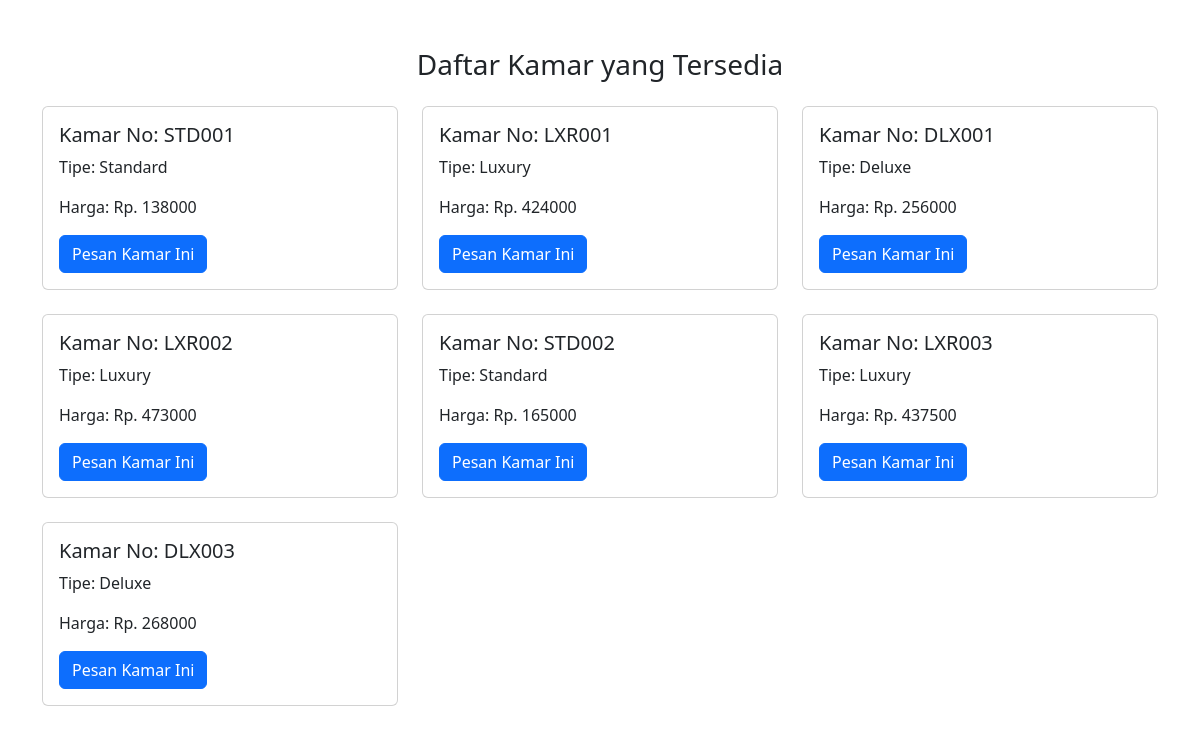
The app's page /user/tampil_kamar.php with its own data.
### tables this page shows
CREATE TABLE `kamar` (
  `id_kamar` int(11) NOT NULL,
  `no_kamar` varchar(25) NOT NULL,
  `tipe_kamar` varchar(25) NOT NULL,
  `harga` int(11) NOT NULL,
  `image` varchar(255) NOT NULL,
  `status` varchar(25) NOT NULL
);

### user/tampil_kamar.php (the view, shortened to what this page needs)
<?php
include '../config.php';
$query = "SELECT * FROM kamar WHERE status = 'Tersedia'";
$result = mysqli_query($conn, $query);
?>
<!DOCTYPE html>
<html>
<head>
    <link href="https://cdn.lineicons.com/4.0/lineicons.css" rel="stylesheet" />
    <link href="https://cdn.jsdelivr.net/npm/bootstrap@5.3.2/dist/css/bootstrap.min.css" rel="stylesheet" />
</head>
<body>
    <div class="container mt-5">
        <h3 class="text-center">Daftar Kamar yang Tersedia</h3>
        <div class="row mt-4">
            <?php while ($row = mysqli_fetch_assoc($result)) { ?>
                <div class="col-md-4">
                    <div class="card mb-4">
                        <div class="card-body">
                            <h5 class="card-title">Kamar No: <?= $row['no_kamar'] ?></h5>
                            <p class="card-text">Tipe: <?= $row['tipe_kamar'] ?></p>
                            <p class="card-text">Harga: Rp. <?= $row['harga'] ?></p>
                            <a href="pesan_kamar.php?id_kamar=<?= $row['id_kamar'] ?>" class="btn btn-primary">Pesan Kamar Ini</a>
                        </div>
                    </div>
                </div>
            <?php } ?>
        </div>
    </div>
</body>
</html>

### records on screen
kamar: no_kamar "STD001", tipe_kamar "Standard", harga "138000"
kamar: no_kamar "LXR001", tipe_kamar "Luxury", harga "424000"
kamar: no_kamar "DLX001", tipe_kamar "Deluxe", harga "256000"
kamar: no_kamar "LXR002", tipe_kamar "Luxury", harga "473000"
kamar: no_kamar "STD002", tipe_kamar "Standard", harga "165000"
kamar: no_kamar "LXR003", tipe_kamar "Luxury", harga "437500"
kamar: no_kamar "DLX003", tipe_kamar "Deluxe", harga "268000"
